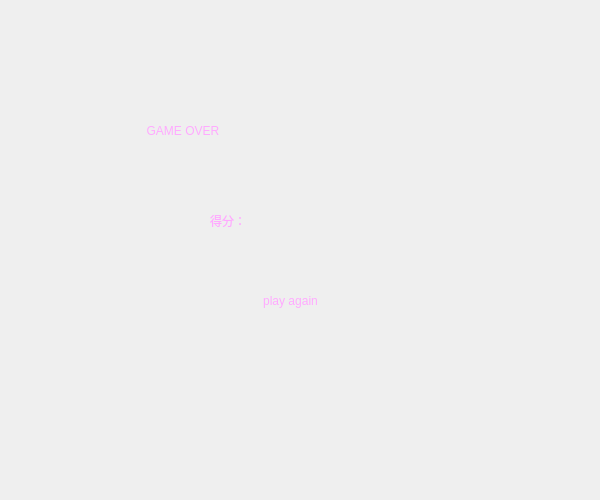
<?xml version="1.0" encoding="UTF-8"?>
<ui version="4.0">
 <class>Form</class>
 <widget class="QWidget" name="Form">
  <property name="geometry">
   <rect>
    <x>0</x>
    <y>0</y>
    <width>600</width>
    <height>500</height>
   </rect>
  </property>
  <property name="minimumSize">
   <size>
    <width>600</width>
    <height>500</height>
   </size>
  </property>
  <property name="maximumSize">
   <size>
    <width>600</width>
    <height>500</height>
   </size>
  </property>
  <property name="windowTitle">
   <string>Form</string>
  </property>
  <property name="styleSheet">
   <string notr="true"/>
  </property>
  <widget class="QPushButton" name="pushButton">
   <property name="geometry">
    <rect>
     <x>190</x>
     <y>270</y>
     <width>201</width>
     <height>61</height>
    </rect>
   </property>
   <property name="styleSheet">
    <string notr="true">font: 87 25pt &quot;Arial Black&quot;;
color: rgb(255, 170, 255);</string>
   </property>
   <property name="text">
    <string>play again</string>
   </property>
   <property name="autoDefault">
    <bool>false</bool>
   </property>
   <property name="flat">
    <bool>true</bool>
   </property>
  </widget>
  <widget class="QLabel" name="label">
   <property name="geometry">
    <rect>
     <x>210</x>
     <y>200</y>
     <width>71</width>
     <height>41</height>
    </rect>
   </property>
   <property name="styleSheet">
    <string notr="true">font: 20pt &quot;方正粗黑宋简体&quot;;
color: rgb(255, 170, 255);</string>
   </property>
   <property name="text">
    <string>得分：</string>
   </property>
  </widget>
  <widget class="QLabel" name="label_2">
   <property name="geometry">
    <rect>
     <x>130</x>
     <y>110</y>
     <width>301</width>
     <height>41</height>
    </rect>
   </property>
   <property name="styleSheet">
    <string notr="true">font: 87 25pt &quot;Arial Black&quot;;
color: rgb(255, 170, 255);</string>
   </property>
   <property name="text">
    <string>     GAME OVER</string>
   </property>
  </widget>
  <widget class="QLabel" name="label_3">
   <property name="geometry">
    <rect>
     <x>280</x>
     <y>200</y>
     <width>61</width>
     <height>41</height>
    </rect>
   </property>
   <property name="styleSheet">
    <string notr="true">font: 20pt &quot;方正粗黑宋简体&quot;;
color: rgb(0, 170, 255);</string>
   </property>
   <property name="text">
    <string/>
   </property>
  </widget>
 </widget>
 <resources/>
 <connections/>
</ui>
